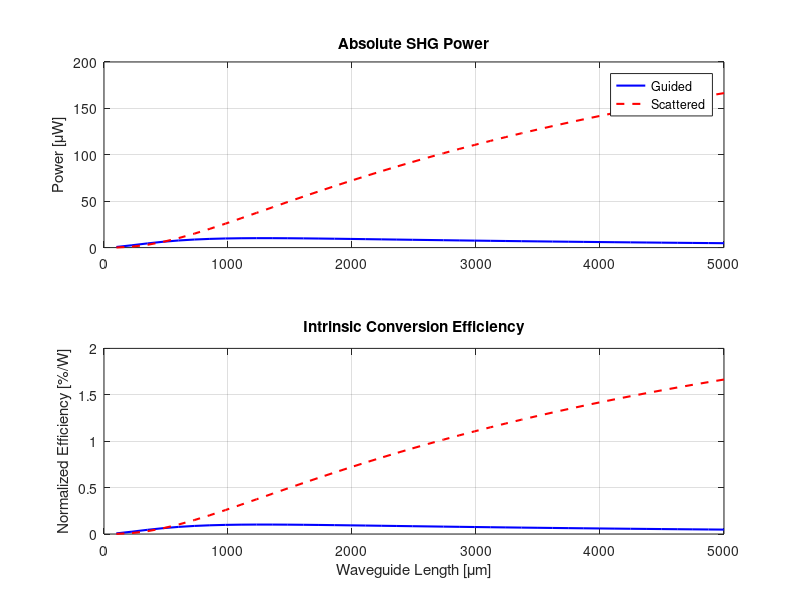

This figure's MATLAB source:
function SHG_Design_Suite_v2()
    close all; clear;

    %% --- 1. CONFIGURATION ---
    cfg.sim.use_linewidth  = false;
    cfg.sim.do_validation  = true;
    cfg.sim.dz             = 0.5;
    
    % --- PHYSICAL INPUTS (Constituent Parts) ---
    cfg.phys.Pp_mW         = 100;
    cfg.phys.lam_nm        = 450;
    cfg.phys.d33_pmV       = 4.7;      % AlN nonlinear coefficient
    cfg.phys.n_pump        = 2.15;     % n_eff at 450nm
    cfg.phys.n_shg         = 2.25;     % n_eff at 225nm
    cfg.phys.overlap_eta   = 0.03;     % TM00-TM04 Overlap Integral
    cfg.phys.width_um      = 0.3365;
    cfg.phys.height_um     = 0.381;
    cfg.phys.disp_slope    = 0.0089;
    cfg.phys.dk_center     = 0;        % Assume perfect phase matching at center

    % --- LOSSES ---
    cfg.phys.a0_dBcm       = 5;
    cfg.phys.a3_scat_dBcm  = 200;
    cfg.phys.a3_abs_dBcm   = 20;
    
    % --- SWEEP SETUP ---
    study_type = 'length'; 
    sweep_vals = linspace(100, 5000, 40); 
    param_label = 'Waveguide Length [\mum]';

    %% --- 2. CALCULATE PHYSICAL G-COEFFICIENT ---
    cfg.phys.g_coeff = calculate_g(cfg); % No longer a hardcoded number!
    fprintf('Calculated g_coeff: %.4e [um^-1]\n', cfg.phys.g_coeff);

    %% --- 3. EXECUTE SWEEP ---
    results = zeros(length(sweep_vals), 2); % [Guided, Scattered]
    
    for i = 1:length(sweep_vals)
        current_cfg = cfg;
        if strcmp(study_type, 'length'), current_cfg.phys.L_um = sweep_vals(i); end
        
        [Pg, Ps] = run_core_simulation(current_cfg);
        results(i, :) = [Pg, Ps];
    end

    %% --- 4. CONVERT TO NORMALIZED EFFICIENCY (%/W) ---
    Pp_W = cfg.phys.Pp_mW * 1e-3;
    % Efficiency = (P_shg / P_pump^2) * 100
    Eff_guided = (results(:,1) ./ Pp_W^2) * 100;
    Eff_scat   = (results(:,2) ./ Pp_W^2) * 100;

    %% --- 5. PLOTTING ---
    figure('Color','w','Name','Normalized Efficiency Study');
    
    % Plot A: Absolute Power (uW)
    subplot(2,1,1);
    plot(sweep_vals, results(:,1)*1e6, 'b', 'LineWidth', 1.5); hold on;
    plot(sweep_vals, results(:,2)*1e6, 'r--', 'LineWidth', 1.5);
    grid on; ylabel('Power [\muW]'); legend('Guided','Scattered');
    title('Absolute SHG Power');

    % Plot B: Normalized Efficiency (%/W)
    subplot(2,1,2);
    plot(sweep_vals, Eff_guided, 'b', 'LineWidth', 1.5); hold on;
    plot(sweep_vals, Eff_scat, 'r--', 'LineWidth', 1.5);
    grid on; ylabel('Normalized Efficiency [%/W]'); xlabel(param_label);
    title('Intrinsic Conversion Efficiency');
end

%% --- CONSTITUENT G-COEFFICIENT CALCULATION ---
function g = calculate_g(cfg)
    % Based on Boyd's Nonlinear Optics (Coupled Wave Equations)
    % g = sqrt( (2 * w2^2 * d_eff^2) / (eps0 * n1^2 * n2 * c^3 * A_eff) ) * overlap
    
    eps0 = 8.854e-12;
    c = 2.998e8;
    lam2 = (cfg.phys.lam_nm / 2) * 1e-9; % SHG wavelength in meters
    w2 = 2 * pi * c / lam2;              % SHG angular frequency
    d_eff = cfg.phys.d33_pmV * 1e-12;    % Convert pm/V to m/V
    
    A_eff_m2 = (cfg.phys.width_um * cfg.phys.height_um) * 1e-12; % um^2 to m^2
    
    % The prefactor term (SI Units)
    prefactor = (2 * w2^2 * d_eff^2) / (eps0 * cfg.phys.n_pump^2 * cfg.phys.n_shg * c^3);
    
    % Combine with overlap and area, then convert back to um^-1 for the integrator
    % g_SI has units of [m^-1 / sqrt(W)]
    g_SI = sqrt(cfg.phys.overlap_eta^2 / A_eff_m2 * prefactor);
    
    g = g_SI * 1e-6; % Convert m^-1 to um^-1
end

%% --- CORE SOLVER WRAPPER ---
function [Pg, Ps] = run_core_simulation(cfg)
    Pp = cfg.phys.Pp_mW * 1e-3;
    a0 = (cfg.phys.a0_dBcm / 4.3429) * 1e-4;
    as = (cfg.phys.a3_scat_dBcm / 4.3429) * 1e-4;
    aa = (cfg.phys.a3_abs_dBcm / 4.3429) * 1e-4;
    
    if cfg.sim.use_linewidth
        % Spectral Overlap logic (Omitted here for brevity, reuse from previous)
        [Pg, Ps] = handle_spectral_overlap(cfg, a0, as, aa, Pp);
    else
        [Pg, Ps] = rk4_engine(cfg.phys.L_um, cfg.sim.dz, cfg.phys.g_coeff, a0, as+aa, as, cfg.phys.dk_center, Pp);
    end
end

%% --- THE RK4 ENGINE ---
function [Pg_end, Ps_end] = rk4_engine(L, dz, g, a0, a3t, a3s, dk, Pp)
    z_vec = 0:dz:L;
    Y = [sqrt(Pp); 0; 0; 0; 0; 0]; % [A1r, A1i, A3r, A3i, Pscat, Phase]
    for i = 1:(length(z_vec)-1)
        k1 = shg_derivs(Y, a0, a3t, a3s, g, dk);
        k2 = shg_derivs(Y + k1*dz/2, a0, a3t, a3s, g, dk);
        k3 = shg_derivs(Y + k2*dz/2, a0, a3t, a3s, g, dk);
        k4 = shg_derivs(Y + k3*dz, a0, a3t, a3s, g, dk);
        Y = Y + (dz/6)*(k1 + 2*k2 + 2*k3 + k4);
    end
    Pg_end = Y(3)^2 + Y(4)^2;
    Ps_end = Y(5);
end

function dY = shg_derivs(Y, a0, a3t, a3s, g, dk)
    A1 = Y(1) + 1i*Y(2);
    A3 = Y(3) + 1i*Y(4);
    dA1 = -0.5*a0*A1;
    dA3 = -0.5*a3t*A3 + 1i*g*(A1^2)*exp(-1i*Y(6));
    dY = [real(dA1); imag(dA1); real(dA3); imag(dA3); a3s*abs(A3)^2; dk];
end

%% --- VALIDATION MODE ---
function run_validation_plot(cfg, L_vals, RK4_guided)
    % Calculate Wei Analytical Solution for comparison
    a0 = (cfg.phys.a0_dBcm / 4.3429) * 1e-4;
    a3 = ((cfg.phys.a3_scat_dBcm + cfg.phys.a3_abs_dBcm) / 4.3429) * 1e-4;
    Pp = cfg.phys.Pp_mW * 1e-3;
    g = cfg.phys.g_coeff;
    
    L_cm = L_vals * 1e-4;
    da = (a3/2 - a0);
    % Wei Formula
    DeRate = exp(-a3*L_vals*1e-4) .* ( (exp(da*L_vals*1e-4) - 1).^2 ) ./ ( (da*L_vals*1e-4).^2 + 1e-20 );
    P_analytic = (g * L_vals).^2 * Pp .* DeRate;

    figure('Name','RK4 vs Wei Validation');
    plot(L_vals, RK4_guided*1e6, 'bo', 'DisplayName', 'RK4 Numerical'); hold on;
    plot(L_vals, P_analytic*1e6, 'r-', 'LineWidth', 1.5, 'DisplayName', 'Wei Analytical');
    grid on; xlabel('Length [\mum]'); ylabel('Guided Power [\muW]');
    legend; title('Solver Validation (Analytical vs Numerical)');
end
